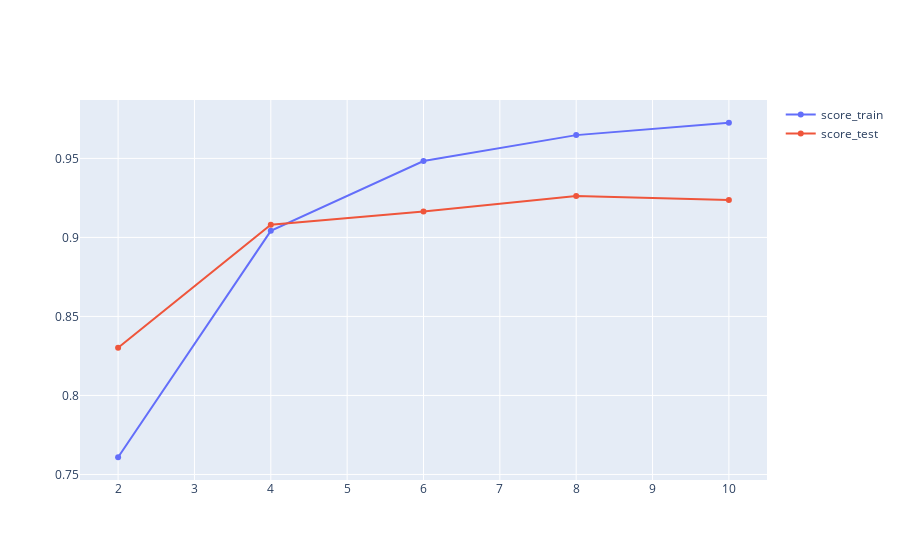

The notebook cell this image was saved under:
### Markdown cell above
Now, plot the score for each tree on the training set and on the testing set.

### Code cell
# Produce a plot with the score for the testing and training for the different max depths
import plotly.graph_objects as go
fig = go.Figure(data=[
    go.Scatter(x = depth_list, y= score_train, name='score_train'),
    go.Scatter(x = depth_list, y= score_test, name = 'score_test')
])
fig.show()

### Figure 1 — Plotly figure (JSON) as saved in the notebook; plotly's stock layout.template omitted (floating-point values rounded to 4 significant figures)
{"data": [{"name": "score_train", "type": "scatter", "x": [2, 4, 6, 8, 10], "y": [0.7609, 0.9042, 0.9483, 0.9647, 0.9726]}, {"name": "score_test", "type": "scatter", "x": [2, 4, 6, 8, 10], "y": [0.8302, 0.908, 0.9164, 0.9263, 0.9237]}], "layout": {}}
